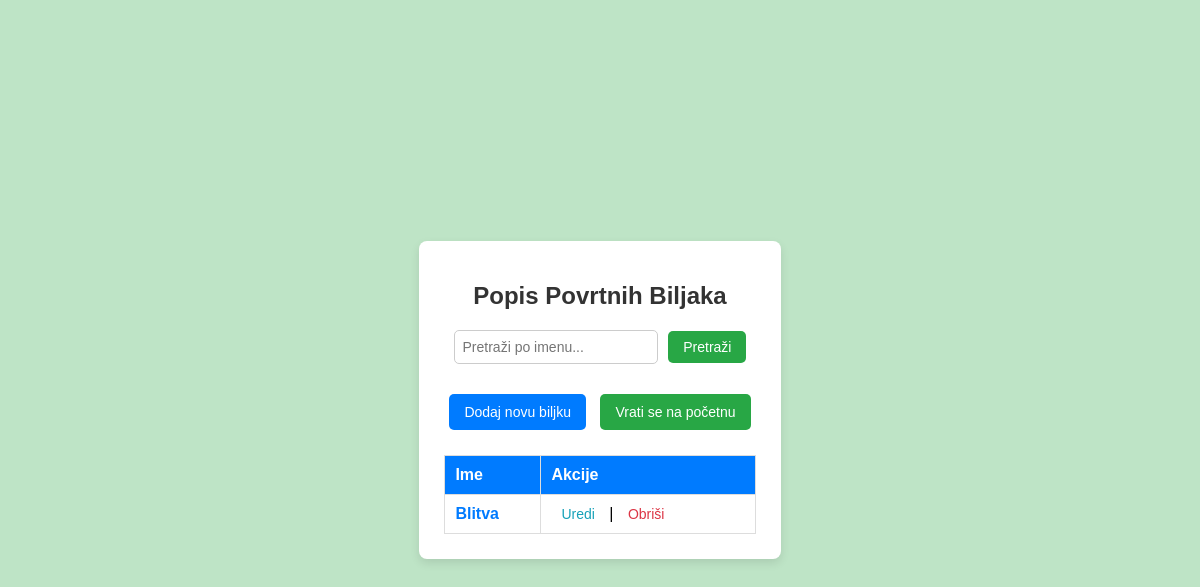
The page /povrtnabiljke/ (signed in) on the database as committed earlier.
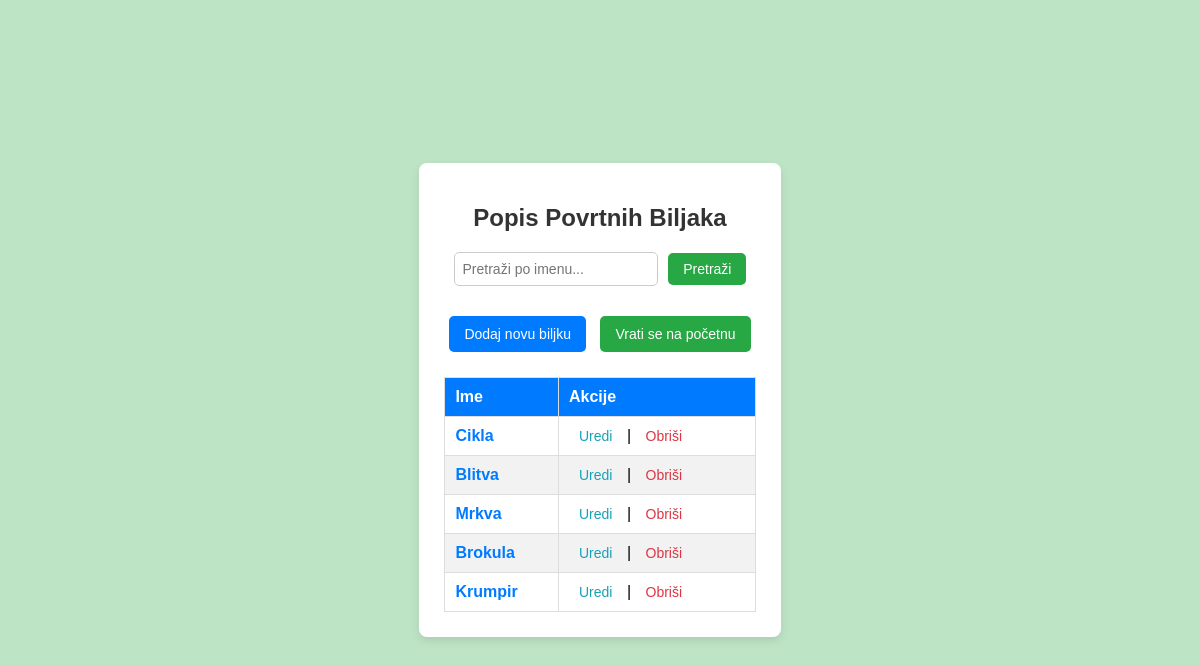
The same page on the database as committed later.
### PZWapp/models.py (models this page shows, shortened)
class PovrtnaBiljka(models.Model):
    user = models.ForeignKey(
        settings.AUTH_USER_MODEL,
        on_delete=models.CASCADE,
        related_name='povrtne_biljke',
        default=get_default_user()
    )
    ime_p = models.CharField(max_length=30)
    regijaBiljke_p = models.CharField(max_length=100)
    vrijemeSazrijevanja_p = models.CharField(max_length=50)

### PZWapp/views.py (the view)
# urls.py: path('povrtnabiljke/', PovrtnaBiljkaListView.as_view(), name='povrtnabiljka_list'),
class PovrtnaBiljkaListView(LoginRequiredMixin, ListView):
    model = PovrtnaBiljka
    template_name = 'main/povrtna_biljka_list.html'
    context_object_name = 'biljke'
    paginate_by = 5
    def get_queryset(self):
        query = self.request.GET.get('q', '')
        biljke = PovrtnaBiljka.objects.filter(user_id=self.request.user.id).exclude(user__isnull=True)
        if query:
            biljke = biljke.filter(ime_p__icontains=query)  # Filtrira biljke prema upitu
        return biljke

### PZWapp/templates/main/povrtna_biljka_list.html (shortened to what this page needs)
<!DOCTYPE html>
<html lang="hr">
<head>
    {% load static %}
    <link rel="stylesheet" href="{% static 'css/povrtna_biljka.css' %}">
</head>
<body class="lista_povrtnih_biljaka">
    <div class="container">
        <h1>Popis Povrtnih Biljaka</h1>
        <form method="get" class="search-form">
            <input type="text" name="q" placeholder="Pretraži po imenu..." class="search-input"
                value="{{ request.GET.q }}">
            <button type="submit" class="search-btn">Pretraži</button>
        </form>
        <a href="{% url 'PZWapp:povrtnabiljka_create' %}" class="btn add-btn">Dodaj novu biljku</a>
        <a href="{% url 'PZWapp:homepage' %}" class="btn home-btn">Vrati se na početnu</a>
        <table class="plant-table">
            <thead>
                <tr>
                    <th>Ime</th>
                    <th>Akcije</th>
                </tr>
            </thead>
            <tbody>
                {% for biljka in page_obj %}
                <tr>
                    <td><a href="{% url 'PZWapp:povrtnabiljka_detail' biljka.id %}" class="plant-link">{{ biljka.ime_p }}</a></td>
                    <td class="action-links">
                        <a href="{% url 'PZWapp:povrtnabiljka_update' biljka.id %}" class="edit-link">Uredi</a> |
                        <a href="{% url 'PZWapp:povrtnabiljka_delete' biljka.id %}" class="delete-link">Obriši</a>
                    </td>
                </tr>
                {% empty %}
                <tr>
                    <td colspan="2" class="no-results">Nema rezultata za prikaz.</td>
                </tr>
                {% endfor %}
            </tbody>
        </table>
    </div>
</body>
</html>

Rows that differ between the two databases and show on the page:
added PovrtnaBiljka: ime_p "Cikla"
added PovrtnaBiljka: ime_p "Mrkva"
added PovrtnaBiljka: ime_p "Brokula"
added PovrtnaBiljka: ime_p "Krumpir"
